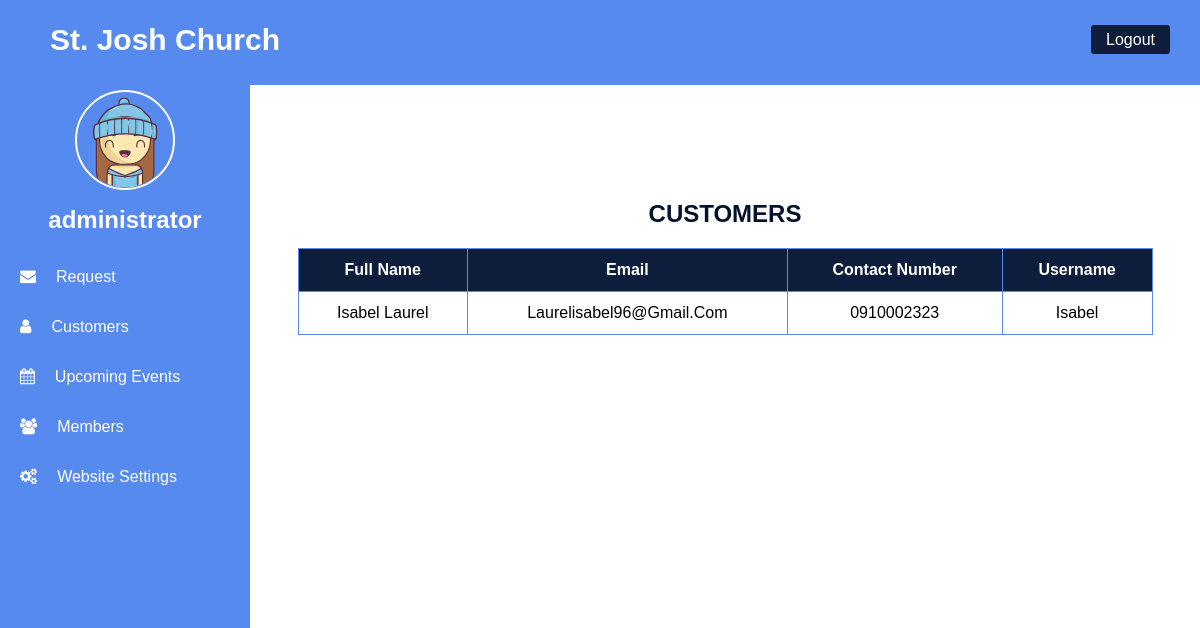
The page /admin/customers.php (signed in) on the database its author committed.
### tables this page shows
CREATE TABLE `user_registration` (
  `user_id` int(11) NOT NULL,
  `name` varchar(100) DEFAULT NULL,
  `email` varchar(50) DEFAULT NULL,
  `address` varchar(100) DEFAULT NULL,
  `phone_no` varchar(20) DEFAULT NULL,
  `username` varchar(20) DEFAULT NULL,
  `password` varchar(20) DEFAULT NULL
);

### admin/function.php (called while the page is built, shortened)
<?php
    function check_login($con){
        if(isset($_SESSION['admin_id']))
        {
            $id = $_SESSION['admin_id'];
            $query = "select * from admin where admin_id = '$id' limit 1";
            $result = mysqli_query($con, $query);
            if($result && mysqli_num_rows($result) > 0)
            {
                $user_data = mysqli_fetch_assoc($result);
                return $user_data;
            }
        }
        die;
    }
?>

### admin/customers.php (the view, shortened to what this page needs)
<?php
include('config.php');
?>
<!DOCTYPE html>
<html lang="en">
<head>
    <link rel="stylesheet" href="./css/style.css?v=<?php echo time(); ?>">
    <link rel="stylesheet" href="https://cdnjs.cloudflare.com/ajax/libs/font-awesome/4.7.0/css/font-awesome.min.css">
</head>
<body>
    <?php include('includes/header.php') ?>
    <?php include('includes/sidebar.php') ?>
    <section class="data">
        <h2>Customers</h2>
    <table class="table" >
            <thead>
                <th>Full Name</th>
                <th>Email</th>
                <th>Contact Number</th>
                <th>Username</th>
            </thead>
            <?php
            include ('config.php');
            $query = "select * FROM `user_registration`";
             $result = mysqli_query($con, $query);
             while($row = $result->fetch_assoc()){?>
                <tbody>
                    <tr>
                        <td><?php echo $row['name'] ?></td>
                        <td><?php echo $row['email'] ?></td>
                        <td><?php echo $row['phone_no'] ?></td>
                        <td><?php echo $row['username'] ?></td>
                    </tr>
                </tbody>
             <?php } ?>
        </table>
    </section>
</body>
</html>

### admin/includes/sidebar.php (shortened to what this page needs)
<?php
include('config.php');
include('function.php');
$user_data = check_login($con);
?>
<div class="side-menu">
    <center>
        <div class="avatar"><img src="./images/bighead.svg" alt=""></div>
        <br><br>
        <h2><?php echo $user_data['name']?></h2>
    </center>
    <br>
    <a href="request.php" ><i class="fa fa-envelope"></i><span>Request</span></a>
    <a href="customers.php" ><i class="fa fa-user"></i><span>Customers</span></a>
    <a href="upcoming-events.php" ><i class="fa fa-calendar"></i><span>Upcoming Events</span></a>
    <a href="members.php" ><i class="fa fa-users"></i><span>Members</span></a>
    <a href="settings.php" ><i class="fa fa-cogs"></i><span>Website Settings</span></a>
</div>

### admin/css/style.css (style rules this page uses)
* { margin: 0; padding: 0; box-sizing: border-box; text-decoration: none; list-style: none; }
body, input { font-family: sans-serif; }
.side-menu { position: fixed; background: #568aef; width: 250px; height: 100%; margin-top: 80px; }
.data { background: rgb(255, 255, 255); height: 50vh; margin-left: 250px; transform: translateY(50%); z-index: 1; }
.data h2 { color: #05122b; text-align: center; margin-bottom: 20px; text-transform: uppercase; }
.side-menu center .avatar { margin-top: 10px; height: 100px; width: 100px; border-radius: 50%; border: 2px solid #fff; }
.side-menu center .avatar img { width: 100%; object-fit: cover; border-radius: 50%; }
.side-menu h2 { margin-top: -20px; color: #fff; }
.side-menu a { display: block; line-height: 50px; transition: 0.5s; }
.side-menu span, i { font-size: 14pxpx; margin-left: 20px; color: #fff; }
.data .table { width: 90%; border-collapse: collapse; margin: auto; margin-bottom: 20px; z-index: 1; }
.table td, .table th { padding: 12px 15px; border: 1px solid #568aef; text-align: center; font-size: 16px; text-transform: capitalize; }
.table th { background: #0e1d3b; color: #fff; }

### rows shown on the page
user_registration: name "Isabel Laurel", email "Laurelisabel96@gmail.com", phone_no "0910002323", username "Isabel"

### other values the page prints
$user_data['name'] "administrator"
